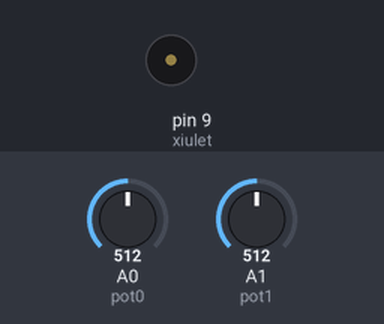
Bench run of a sketch on a simulated Arduino Uno, built with avr-gcc and run on an emulated ATmega328P. On the bench: buzzer (waves = sounding). Inputs (shaded band) come from the test bench; at power-on: A0 (pot0) = 512, A1 (pot1) = 512.

Above: at 2.8 s.
2.9 s: A0 (pot0) set to 0
At 4.3 s:
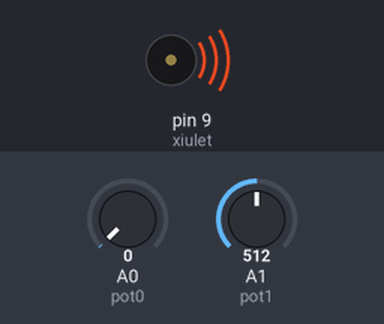
5.6 s: A0 (pot0) set to 122
At 6.8 s:
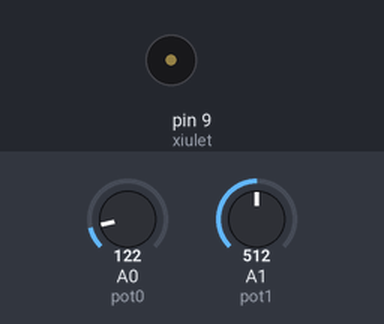
11.6 s: A1 (pot1) set to 0
At 12.7 s:
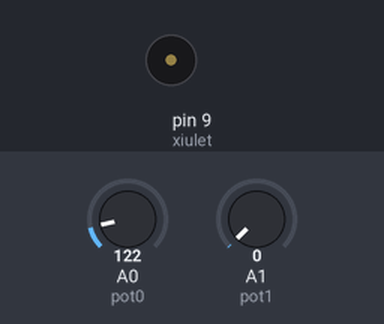
14.3 s: A1 (pot1) set to 122
At 16.8 s:
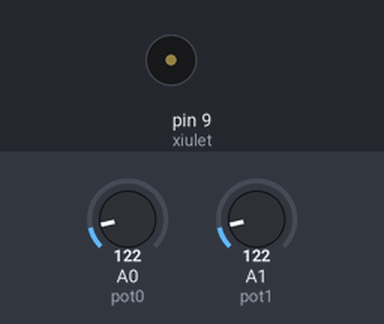
Timing chart, 0 to 21.3 s (numbered marks = the images above; inputs shaded):
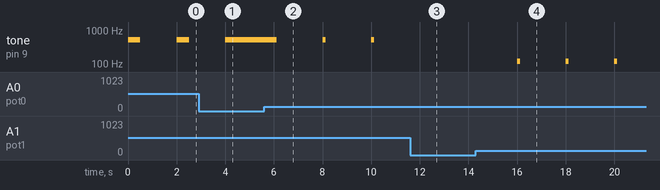

The sketch:

Programa_6.ino
```cpp
/*****************************************************************
**                                                              **
**                        Títol:xiulet durant 3 segons                                **
**          Posar nom representatiu del programa                **
**                                                              **
** NOM:Martin Herranz                          Data:21/05/2018  **
*****************************************************************/
//****************************INCLUDE*****************************


//***************************VARIABLES****************************
const int xiulet = 9;        // donar nom al pin 9 de l’Arduino
const int pot0 = A0;         // donar nom al pin A0 de l’Arduino
const int pot1 = A1;
int valPot0;                 // guardar valor del potenciometre
int valPot1;
//*****************************SETUP******************************

void setup() {                 //Configura el final de salida
 pinMode(xiulet, OUTPUT);   // definir el pin 9 com una sortida


}


//******************************LOOP******************************

void loop() {                 //Inicia el bucle del programa
  valPot0 = analogRead(pot0);    // llegir valor potenciòmetre
  valPot1 = analogRead(pot1);    // llegir valor potenciòmetre

  tone(xiulet,valPot1,valPot0);
  delay(2000);


}

//****************************FUNCIONS****************************
```

Measured:
- after the input at 2.9 s, tone on pin 9 (xiulet): goes on until 4.0 s, then stays 512 Hz
- after the input at 5.6 s, tone on pin 9 (xiulet): alternates 512 Hz for 0.12 s and silent for 1.9 s, starting after 0.52 s
- after the input at 11.6 s, tone on pin 9 (xiulet): stops changing and stays silent
- after the input at 14.3 s, tone on pin 9 (xiulet): alternates 122 Hz for 0.12 s and silent for 1.9 s, starting after 1.7 s
- by itself, tone on pin 9 (xiulet): alternates 512 Hz for 0.51 s and silent for 1.5 s
